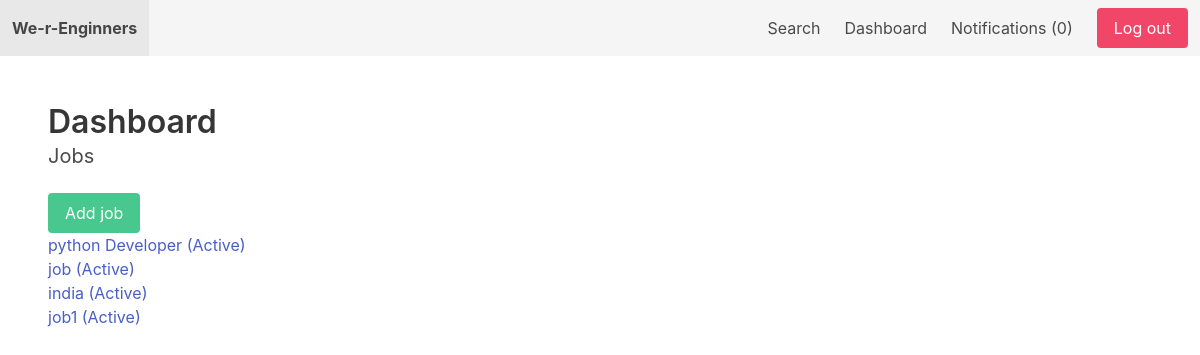
The app's page /dashboard/ (signed in) with its own data.
### job/models.py (models this page shows, shortened)
class Job(models.Model):
    SIZE_1_9 = 'size_1-9'
    SIZE_10_49 = 'size_10-49'
    SIZE_50_99 = 'size_50-99'
    SIZE_100 = 'size_100'
    CHOICES_SIZE = (
        (SIZE_1_9, '1-9'),
        (SIZE_10_49, '10-49'),
        (SIZE_50_99, '50-99'),
        (SIZE_100, '100+'),
    )
    ACTIVE = 'active'
    EMPLOYED = 'employed'
    ARCHIVED = 'archived'
    CHOICES_STATUS = (
        (ACTIVE, 'Active'),
        (EMPLOYED, 'Employed'),
        (ARCHIVED, 'Archived')
    )
    title = models.CharField(max_length=255)
    short_description = models.TextField()
    long_description = models.TextField(blank=True, null=True)
    company_name = models.CharField(max_length=255)
    company_address = models.CharField(max_length=255, blank=True, null=True)
    company_zipcode = models.CharField(max_length=255, blank=True, null=True)
    company_place = models.CharField(max_length=255, blank=True, null=True)
    company_country = models.CharField(max_length=255, blank=True, null=True)
    company_size = models.CharField(max_length=20, choices=CHOICES_SIZE, default=SIZE_1_9)
    created_by = models.ForeignKey(User, related_name='jobs', on_delete=models.CASCADE)
    created_at = models.DateTimeField(auto_now_add=True)
    changed_at = models.DateTimeField(auto_now=True)
    status = models.CharField(max_length=20, choices=CHOICES_STATUS, default=ACTIVE)

### userprofile/views.py (the view)
# urls.py: path('dashboard/', include('userprofile.urls')),
@login_required
def dashboard(request):
    return render(request, 'userprofile/dashboard.html', {'userprofile': request.user.userprofile})

### notification/context_processors.py (called while the page is built)
def notifications(request):
    if request.user.is_authenticated:
        return {'notifications': request.user.notifications.filter(is_read=False)}
    else:
        return {'notifications': []}

### userprofile/templates/userprofile/dashboard.html (shortened to what this page needs)
{% extends 'core/base.html' %}
{% block content %}
    <h1 class="title">Dashboard</h1>
    {% if userprofile.is_employer %}
        <h2 class="subtitle">Jobs</h2>
        <a href="{% url 'add_job' %}" class="button is-success">Add job</a>
        {% for job in request.user.jobs.all %}
            <div class="job">
                <a href="{% url 'view_dashboard_job' job.id %}">{{ job.title }} ({{ job.get_status_display }})</a>
            </div>
        {% empty %}
            <p>You don't have any jobs yet...</p>
        {% endfor %}
    {% endif %}
{% endblock %}

### records on screen
Job: title "python Developer", status "Active"
Job: title "job", status "Active"
Job: title "india", status "Active"
Job: title "job1", status "Active"

### other values on screen
{{ notifications.count }} "0"
